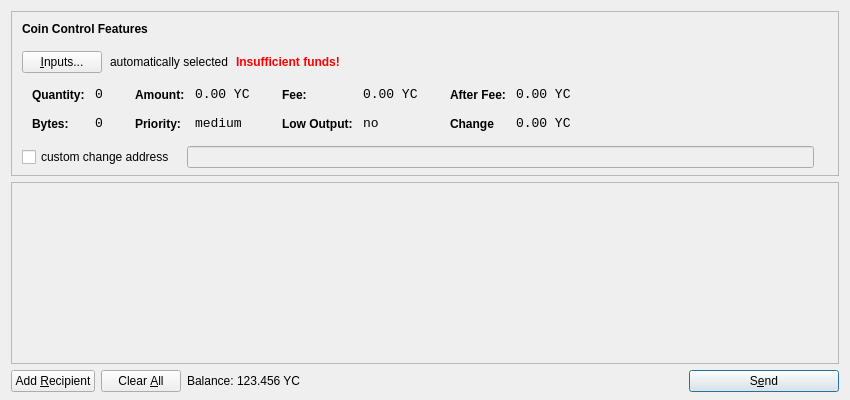
<?xml version="1.0" encoding="UTF-8"?>
<ui version="4.0">
 <class>SendCoinsDialog</class>
 <widget class="QDialog" name="SendCoinsDialog">
  <property name="geometry">
   <rect>
    <x>0</x>
    <y>0</y>
    <width>850</width>
    <height>400</height>
   </rect>
  </property>
  <property name="windowTitle">
   <string>Send Coins</string>
  </property>
  <layout class="QVBoxLayout" name="verticalLayout" stretch="0,1,0">
   <property name="bottomMargin">
    <number>8</number>
   </property>
   <item>
    <widget class="QFrame" name="frameCoinControl">
     <property name="sizePolicy">
      <sizepolicy hsizetype="Expanding" vsizetype="Expanding">
       <horstretch>0</horstretch>
       <verstretch>0</verstretch>
      </sizepolicy>
     </property>
     <property name="maximumSize">
      <size>
       <width>16777215</width>
       <height>16777215</height>
      </size>
     </property>
     <property name="frameShape">
      <enum>QFrame::StyledPanel</enum>
     </property>
     <property name="frameShadow">
      <enum>QFrame::Sunken</enum>
     </property>
     <layout class="QVBoxLayout" name="verticalLayoutCoinControl2">
      <property name="spacing">
       <number>6</number>
      </property>
      <property name="leftMargin">
       <number>0</number>
      </property>
      <property name="topMargin">
       <number>0</number>
      </property>
      <property name="rightMargin">
       <number>0</number>
      </property>
      <property name="bottomMargin">
       <number>6</number>
      </property>
      <item>
       <layout class="QVBoxLayout" name="verticalLayoutCoinControl" stretch="0,0,0,0,1">
        <property name="spacing">
         <number>0</number>
        </property>
        <property name="leftMargin">
         <number>10</number>
        </property>
        <property name="topMargin">
         <number>10</number>
        </property>
        <item>
         <layout class="QHBoxLayout" name="horizontalLayoutCoinControl1">
          <property name="bottomMargin">
           <number>15</number>
          </property>
          <item>
           <widget class="QLabel" name="labelCoinControlFeatures">
            <property name="sizePolicy">
             <sizepolicy hsizetype="Preferred" vsizetype="Maximum">
              <horstretch>0</horstretch>
              <verstretch>0</verstretch>
             </sizepolicy>
            </property>
            <property name="font">
             <font>
              <weight>75</weight>
              <bold>true</bold>
             </font>
            </property>
            <property name="styleSheet">
             <string notr="true">font-weight:bold;</string>
            </property>
            <property name="text">
             <string>Coin Control Features</string>
            </property>
           </widget>
          </item>
         </layout>
        </item>
        <item>
         <layout class="QHBoxLayout" name="horizontalLayoutCoinControl2" stretch="0,0,0,0">
          <property name="spacing">
           <number>8</number>
          </property>
          <property name="bottomMargin">
           <number>10</number>
          </property>
          <item>
           <widget class="QPushButton" name="pushButtonCoinControl">
            <property name="styleSheet">
             <string notr="true"/>
            </property>
            <property name="text">
             <string>&amp;Inputs...</string>
            </property>
           </widget>
          </item>
          <item>
           <widget class="QLabel" name="labelCoinControlAutomaticallySelected">
            <property name="text">
             <string>automatically selected</string>
            </property>
            <property name="margin">
             <number>5</number>
            </property>
           </widget>
          </item>
          <item>
           <widget class="QLabel" name="labelCoinControlInsuffFunds">
            <property name="font">
             <font>
              <weight>75</weight>
              <bold>true</bold>
             </font>
            </property>
            <property name="styleSheet">
             <string notr="true">color:red;font-weight:bold;</string>
            </property>
            <property name="text">
             <string>Insufficient funds!</string>
            </property>
            <property name="margin">
             <number>5</number>
            </property>
           </widget>
          </item>
          <item>
           <spacer name="horizontalSpacerCoinControl">
            <property name="orientation">
             <enum>Qt::Horizontal</enum>
            </property>
            <property name="sizeHint" stdset="0">
             <size>
              <width>40</width>
              <height>1</height>
             </size>
            </property>
           </spacer>
          </item>
         </layout>
        </item>
        <item>
         <widget class="QWidget" name="widgetCoinControl" native="true">
          <property name="sizePolicy">
           <sizepolicy hsizetype="Preferred" vsizetype="Preferred">
            <horstretch>0</horstretch>
            <verstretch>0</verstretch>
           </sizepolicy>
          </property>
          <property name="minimumSize">
           <size>
            <width>0</width>
            <height>0</height>
           </size>
          </property>
          <property name="styleSheet">
           <string notr="true"/>
          </property>
          <layout class="QHBoxLayout" name="horizontalLayoutCoinControl5">
           <property name="leftMargin">
            <number>0</number>
           </property>
           <property name="topMargin">
            <number>0</number>
           </property>
           <property name="rightMargin">
            <number>0</number>
           </property>
           <property name="bottomMargin">
            <number>0</number>
           </property>
           <item>
            <layout class="QHBoxLayout" name="horizontalLayoutCoinControl3" stretch="0,0,0,1">
             <property name="spacing">
              <number>20</number>
             </property>
             <property name="topMargin">
              <number>0</number>
             </property>
             <property name="bottomMargin">
              <number>10</number>
             </property>
             <item>
              <layout class="QFormLayout" name="formLayoutCoinControl1">
               <property name="horizontalSpacing">
                <number>10</number>
               </property>
               <property name="verticalSpacing">
                <number>14</number>
               </property>
               <property name="leftMargin">
                <number>10</number>
               </property>
               <property name="topMargin">
                <number>4</number>
               </property>
               <property name="rightMargin">
                <number>6</number>
               </property>
               <item row="0" column="0">
                <widget class="QLabel" name="labelCoinControlQuantityText">
                 <property name="styleSheet">
                  <string notr="true">font-weight:bold;</string>
                 </property>
                 <property name="text">
                  <string>Quantity:</string>
                 </property>
                 <property name="margin">
                  <number>0</number>
                 </property>
                </widget>
               </item>
               <item row="0" column="1">
                <widget class="QLabel" name="labelCoinControlQuantity">
                 <property name="font">
                  <font>
                   <family>Monospace</family>
                   <pointsize>10</pointsize>
                  </font>
                 </property>
                 <property name="cursor">
                  <cursorShape>IBeamCursor</cursorShape>
                 </property>
                 <property name="contextMenuPolicy">
                  <enum>Qt::ActionsContextMenu</enum>
                 </property>
                 <property name="text">
                  <string>0</string>
                 </property>
                 <property name="margin">
                  <number>0</number>
                 </property>
                 <property name="textInteractionFlags">
                  <set>Qt::LinksAccessibleByMouse|Qt::TextSelectableByKeyboard|Qt::TextSelectableByMouse</set>
                 </property>
                </widget>
               </item>
               <item row="1" column="0">
                <widget class="QLabel" name="labelCoinControlBytesText">
                 <property name="styleSheet">
                  <string notr="true">font-weight:bold;</string>
                 </property>
                 <property name="text">
                  <string>Bytes:</string>
                 </property>
                </widget>
               </item>
               <item row="1" column="1">
                <widget class="QLabel" name="labelCoinControlBytes">
                 <property name="font">
                  <font>
                   <family>Monospace</family>
                   <pointsize>10</pointsize>
                  </font>
                 </property>
                 <property name="cursor">
                  <cursorShape>IBeamCursor</cursorShape>
                 </property>
                 <property name="contextMenuPolicy">
                  <enum>Qt::ActionsContextMenu</enum>
                 </property>
                 <property name="text">
                  <string>0</string>
                 </property>
                 <property name="textInteractionFlags">
                  <set>Qt::LinksAccessibleByMouse|Qt::TextSelectableByKeyboard|Qt::TextSelectableByMouse</set>
                 </property>
                </widget>
               </item>
              </layout>
             </item>
             <item>
              <layout class="QFormLayout" name="formLayoutCoinControl2">
               <property name="horizontalSpacing">
                <number>10</number>
               </property>
               <property name="verticalSpacing">
                <number>14</number>
               </property>
               <property name="leftMargin">
                <number>6</number>
               </property>
               <property name="topMargin">
                <number>4</number>
               </property>
               <property name="rightMargin">
                <number>6</number>
               </property>
               <item row="0" column="0">
                <widget class="QLabel" name="labelCoinControlAmountText">
                 <property name="styleSheet">
                  <string notr="true">font-weight:bold;</string>
                 </property>
                 <property name="text">
                  <string>Amount:</string>
                 </property>
                 <property name="margin">
                  <number>0</number>
                 </property>
                </widget>
               </item>
               <item row="0" column="1">
                <widget class="QLabel" name="labelCoinControlAmount">
                 <property name="font">
                  <font>
                   <family>Monospace</family>
                   <pointsize>10</pointsize>
                  </font>
                 </property>
                 <property name="cursor">
                  <cursorShape>IBeamCursor</cursorShape>
                 </property>
                 <property name="contextMenuPolicy">
                  <enum>Qt::ActionsContextMenu</enum>
                 </property>
                 <property name="text">
                  <string>0.00 YC</string>
                 </property>
                 <property name="textInteractionFlags">
                  <set>Qt::LinksAccessibleByMouse|Qt::TextSelectableByKeyboard|Qt::TextSelectableByMouse</set>
                 </property>
                </widget>
               </item>
               <item row="1" column="0">
                <widget class="QLabel" name="labelCoinControlPriorityText">
                 <property name="styleSheet">
                  <string notr="true">font-weight:bold;</string>
                 </property>
                 <property name="text">
                  <string>Priority:</string>
                 </property>
                </widget>
               </item>
               <item row="1" column="1">
                <widget class="QLabel" name="labelCoinControlPriority">
                 <property name="font">
                  <font>
                   <family>Monospace</family>
                   <pointsize>10</pointsize>
                  </font>
                 </property>
                 <property name="cursor">
                  <cursorShape>IBeamCursor</cursorShape>
                 </property>
                 <property name="contextMenuPolicy">
                  <enum>Qt::ActionsContextMenu</enum>
                 </property>
                 <property name="text">
                  <string>medium</string>
                 </property>
                 <property name="textInteractionFlags">
                  <set>Qt::LinksAccessibleByMouse|Qt::TextSelectableByKeyboard|Qt::TextSelectableByMouse</set>
                 </property>
                </widget>
               </item>
              </layout>
             </item>
             <item>
              <layout class="QFormLayout" name="formLayoutCoinControl3">
               <property name="horizontalSpacing">
                <number>10</number>
               </property>
               <property name="verticalSpacing">
                <number>14</number>
               </property>
               <property name="leftMargin">
                <number>6</number>
               </property>
               <property name="topMargin">
                <number>4</number>
               </property>
               <property name="rightMargin">
                <number>6</number>
               </property>
               <item row="0" column="0">
                <widget class="QLabel" name="labelCoinControlFeeText">
                 <property name="styleSheet">
                  <string notr="true">font-weight:bold;</string>
                 </property>
                 <property name="text">
                  <string>Fee:</string>
                 </property>
                 <property name="margin">
                  <number>0</number>
                 </property>
                </widget>
               </item>
               <item row="0" column="1">
                <widget class="QLabel" name="labelCoinControlFee">
                 <property name="font">
                  <font>
                   <family>Monospace</family>
                   <pointsize>10</pointsize>
                  </font>
                 </property>
                 <property name="cursor">
                  <cursorShape>IBeamCursor</cursorShape>
                 </property>
                 <property name="contextMenuPolicy">
                  <enum>Qt::ActionsContextMenu</enum>
                 </property>
                 <property name="text">
                  <string>0.00 YC</string>
                 </property>
                 <property name="textInteractionFlags">
                  <set>Qt::LinksAccessibleByMouse|Qt::TextSelectableByKeyboard|Qt::TextSelectableByMouse</set>
                 </property>
                </widget>
               </item>
               <item row="1" column="0">
                <widget class="QLabel" name="labelCoinControlLowOutputText">
                 <property name="styleSheet">
                  <string notr="true">font-weight:bold;</string>
                 </property>
                 <property name="text">
                  <string>Low Output:</string>
                 </property>
                </widget>
               </item>
               <item row="1" column="1">
                <widget class="QLabel" name="labelCoinControlLowOutput">
                 <property name="font">
                  <font>
                   <family>Monospace</family>
                   <pointsize>10</pointsize>
                  </font>
                 </property>
                 <property name="cursor">
                  <cursorShape>IBeamCursor</cursorShape>
                 </property>
                 <property name="contextMenuPolicy">
                  <enum>Qt::ActionsContextMenu</enum>
                 </property>
                 <property name="text">
                  <string>no</string>
                 </property>
                 <property name="textInteractionFlags">
                  <set>Qt::LinksAccessibleByMouse|Qt::TextSelectableByKeyboard|Qt::TextSelectableByMouse</set>
                 </property>
                </widget>
               </item>
              </layout>
             </item>
             <item>
              <layout class="QFormLayout" name="formLayoutCoinControl4">
               <property name="horizontalSpacing">
                <number>10</number>
               </property>
               <property name="verticalSpacing">
                <number>14</number>
               </property>
               <property name="leftMargin">
                <number>6</number>
               </property>
               <property name="topMargin">
                <number>4</number>
               </property>
               <property name="rightMargin">
                <number>6</number>
               </property>
               <item row="0" column="0">
                <widget class="QLabel" name="labelCoinControlAfterFeeText">
                 <property name="styleSheet">
                  <string notr="true">font-weight:bold;</string>
                 </property>
                 <property name="text">
                  <string>After Fee:</string>
                 </property>
                 <property name="margin">
                  <number>0</number>
                 </property>
                </widget>
               </item>
               <item row="0" column="1">
                <widget class="QLabel" name="labelCoinControlAfterFee">
                 <property name="font">
                  <font>
                   <family>Monospace</family>
                   <pointsize>10</pointsize>
                  </font>
                 </property>
                 <property name="cursor">
                  <cursorShape>IBeamCursor</cursorShape>
                 </property>
                 <property name="contextMenuPolicy">
                  <enum>Qt::ActionsContextMenu</enum>
                 </property>
                 <property name="text">
                  <string>0.00 YC</string>
                 </property>
                 <property name="textInteractionFlags">
                  <set>Qt::LinksAccessibleByMouse|Qt::TextSelectableByKeyboard|Qt::TextSelectableByMouse</set>
                 </property>
                </widget>
               </item>
               <item row="1" column="0">
                <widget class="QLabel" name="labelCoinControlChangeText">
                 <property name="styleSheet">
                  <string notr="true">font-weight:bold;</string>
                 </property>
                 <property name="text">
                  <string>Change</string>
                 </property>
                </widget>
               </item>
               <item row="1" column="1">
                <widget class="QLabel" name="labelCoinControlChange">
                 <property name="font">
                  <font>
                   <family>Monospace</family>
                   <pointsize>10</pointsize>
                  </font>
                 </property>
                 <property name="cursor">
                  <cursorShape>IBeamCursor</cursorShape>
                 </property>
                 <property name="contextMenuPolicy">
                  <enum>Qt::ActionsContextMenu</enum>
                 </property>
                 <property name="text">
                  <string>0.00 YC</string>
                 </property>
                 <property name="textInteractionFlags">
                  <set>Qt::LinksAccessibleByMouse|Qt::TextSelectableByKeyboard|Qt::TextSelectableByMouse</set>
                 </property>
                </widget>
               </item>
              </layout>
             </item>
            </layout>
           </item>
          </layout>
         </widget>
        </item>
        <item>
         <layout class="QHBoxLayout" name="horizontalLayoutCoinControl4" stretch="0,0,0">
          <property name="spacing">
           <number>12</number>
          </property>
          <property name="sizeConstraint">
           <enum>QLayout::SetDefaultConstraint</enum>
          </property>
          <property name="topMargin">
           <number>5</number>
          </property>
          <property name="rightMargin">
           <number>5</number>
          </property>
          <item>
           <widget class="QCheckBox" name="checkBoxCoinControlChange">
            <property name="text">
             <string>custom change address</string>
            </property>
           </widget>
          </item>
          <item>
           <widget class="QLineEdit" name="lineEditCoinControlChange">
            <property name="enabled">
             <bool>false</bool>
            </property>
            <property name="sizePolicy">
             <sizepolicy hsizetype="Expanding" vsizetype="Fixed">
              <horstretch>0</horstretch>
              <verstretch>0</verstretch>
             </sizepolicy>
            </property>
           </widget>
          </item>
          <item>
           <widget class="QLabel" name="labelCoinControlChangeLabel">
            <property name="sizePolicy">
             <sizepolicy hsizetype="Preferred" vsizetype="Expanding">
              <horstretch>0</horstretch>
              <verstretch>0</verstretch>
             </sizepolicy>
            </property>
            <property name="minimumSize">
             <size>
              <width>0</width>
              <height>0</height>
             </size>
            </property>
            <property name="text">
             <string/>
            </property>
            <property name="margin">
             <number>3</number>
            </property>
           </widget>
          </item>
         </layout>
        </item>
        <item>
         <spacer name="verticalSpacerCoinControl">
          <property name="orientation">
           <enum>Qt::Vertical</enum>
          </property>
          <property name="sizeHint" stdset="0">
           <size>
            <width>800</width>
            <height>1</height>
           </size>
          </property>
         </spacer>
        </item>
       </layout>
      </item>
     </layout>
    </widget>
   </item>
   <item>
    <widget class="QScrollArea" name="scrollArea">
     <property name="widgetResizable">
      <bool>true</bool>
     </property>
     <widget class="QWidget" name="scrollAreaWidgetContents">
      <property name="geometry">
       <rect>
        <x>0</x>
        <y>0</y>
        <width>830</width>
        <height>173</height>
       </rect>
      </property>
      <layout class="QVBoxLayout" name="verticalLayout_2">
       <property name="leftMargin">
        <number>0</number>
       </property>
       <property name="topMargin">
        <number>0</number>
       </property>
       <property name="rightMargin">
        <number>0</number>
       </property>
       <property name="bottomMargin">
        <number>0</number>
       </property>
       <item>
        <layout class="QVBoxLayout" name="entries">
         <property name="spacing">
          <number>6</number>
         </property>
        </layout>
       </item>
       <item>
        <spacer name="verticalSpacer">
         <property name="orientation">
          <enum>Qt::Vertical</enum>
         </property>
         <property name="sizeHint" stdset="0">
          <size>
           <width>20</width>
           <height>40</height>
          </size>
         </property>
        </spacer>
       </item>
      </layout>
     </widget>
    </widget>
   </item>
   <item>
    <layout class="QHBoxLayout" name="horizontalLayout">
     <item>
      <widget class="QPushButton" name="addButton">
       <property name="toolTip">
        <string>Send to multiple recipients at once</string>
       </property>
       <property name="text">
        <string>Add &amp;Recipient</string>
       </property>
       <property name="icon">
        <iconset resource="../bitcoin.qrc">
         <normaloff>:/icons/add</normaloff>:/icons/add</iconset>
       </property>
       <property name="autoDefault">
        <bool>false</bool>
       </property>
      </widget>
     </item>
     <item>
      <widget class="QPushButton" name="clearButton">
       <property name="sizePolicy">
        <sizepolicy hsizetype="Minimum" vsizetype="Fixed">
         <horstretch>0</horstretch>
         <verstretch>0</verstretch>
        </sizepolicy>
       </property>
       <property name="toolTip">
        <string>Remove all transaction fields</string>
       </property>
       <property name="text">
        <string>Clear &amp;All</string>
       </property>
       <property name="icon">
        <iconset resource="../bitcoin.qrc">
         <normaloff>:/icons/remove</normaloff>:/icons/remove</iconset>
       </property>
       <property name="autoRepeatDelay">
        <number>300</number>
       </property>
       <property name="autoDefault">
        <bool>false</bool>
       </property>
      </widget>
     </item>
     <item>
      <layout class="QHBoxLayout" name="horizontalLayout_2">
       <property name="spacing">
        <number>3</number>
       </property>
       <item>
        <widget class="QLabel" name="label">
         <property name="text">
          <string>Balance:</string>
         </property>
        </widget>
       </item>
       <item>
        <widget class="QLabel" name="labelBalance">
         <property name="cursor">
          <cursorShape>IBeamCursor</cursorShape>
         </property>
         <property name="text">
          <string>123.456 YC</string>
         </property>
         <property name="textInteractionFlags">
          <set>Qt::LinksAccessibleByMouse|Qt::TextSelectableByKeyboard|Qt::TextSelectableByMouse</set>
         </property>
        </widget>
       </item>
      </layout>
     </item>
     <item>
      <spacer name="horizontalSpacer">
       <property name="orientation">
        <enum>Qt::Horizontal</enum>
       </property>
       <property name="sizeHint" stdset="0">
        <size>
         <width>40</width>
         <height>20</height>
        </size>
       </property>
      </spacer>
     </item>
     <item>
      <widget class="QPushButton" name="sendButton">
       <property name="minimumSize">
        <size>
         <width>150</width>
         <height>0</height>
        </size>
       </property>
       <property name="toolTip">
        <string>Confirm the send action</string>
       </property>
       <property name="text">
        <string>S&amp;end</string>
       </property>
       <property name="icon">
        <iconset resource="../bitcoin.qrc">
         <normaloff>:/icons/send</normaloff>:/icons/send</iconset>
       </property>
       <property name="default">
        <bool>true</bool>
       </property>
      </widget>
     </item>
    </layout>
   </item>
  </layout>
 </widget>
 <resources>
  <include location="../bitcoin.qrc"/>
 </resources>
 <connections/>
</ui>
